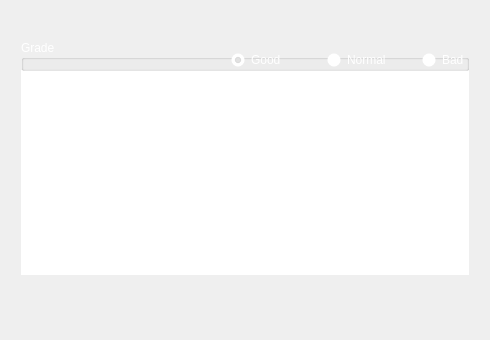
<?xml version="1.0" encoding="UTF-8"?>
<ui version="4.0">
 <class>FinishDialog</class>
 <widget class="QDialog" name="FinishDialog">
  <property name="geometry">
   <rect>
    <x>0</x>
    <y>0</y>
    <width>490</width>
    <height>340</height>
   </rect>
  </property>
  <property name="windowTitle">
   <string>Dialog</string>
  </property>
  <widget class="QTableView" name="tableView">
   <property name="geometry">
    <rect>
     <x>21</x>
     <y>70</y>
     <width>448</width>
     <height>205</height>
    </rect>
   </property>
   <property name="frameShape">
    <enum>QFrame::NoFrame</enum>
   </property>
   <property name="editTriggers">
    <set>QAbstractItemView::NoEditTriggers</set>
   </property>
   <property name="alternatingRowColors">
    <bool>true</bool>
   </property>
   <property name="selectionMode">
    <enum>QAbstractItemView::MultiSelection</enum>
   </property>
   <property name="selectionBehavior">
    <enum>QAbstractItemView::SelectRows</enum>
   </property>
   <property name="showGrid">
    <bool>false</bool>
   </property>
   <property name="gridStyle">
    <enum>Qt::NoPen</enum>
   </property>
   <attribute name="horizontalHeaderVisible">
    <bool>false</bool>
   </attribute>
   <attribute name="horizontalHeaderCascadingSectionResizes">
    <bool>true</bool>
   </attribute>
   <attribute name="horizontalHeaderHighlightSections">
    <bool>false</bool>
   </attribute>
   <attribute name="verticalHeaderVisible">
    <bool>false</bool>
   </attribute>
   <attribute name="verticalHeaderHighlightSections">
    <bool>false</bool>
   </attribute>
  </widget>
  <widget class="QLabel" name="label">
   <property name="geometry">
    <rect>
     <x>20</x>
     <y>20</y>
     <width>450</width>
     <height>311</height>
    </rect>
   </property>
   <property name="palette">
    <palette>
     <active>
      <colorrole role="Highlight">
       <brush brushstyle="SolidPattern">
        <color alpha="255">
         <red>23</red>
         <green>23</green>
         <blue>23</blue>
        </color>
       </brush>
      </colorrole>
     </active>
     <inactive>
      <colorrole role="Highlight">
       <brush brushstyle="SolidPattern">
        <color alpha="255">
         <red>23</red>
         <green>23</green>
         <blue>23</blue>
        </color>
       </brush>
      </colorrole>
     </inactive>
     <disabled>
      <colorrole role="Highlight">
       <brush brushstyle="SolidPattern">
        <color alpha="255">
         <red>51</red>
         <green>153</green>
         <blue>255</blue>
        </color>
       </brush>
      </colorrole>
     </disabled>
    </palette>
   </property>
   <property name="text">
    <string/>
   </property>
   <property name="pixmap">
    <pixmap resource="resources.qrc">:/dialog</pixmap>
   </property>
  </widget>
  <widget class="QGroupBox" name="groupBox">
   <property name="geometry">
    <rect>
     <x>21</x>
     <y>40</y>
     <width>448</width>
     <height>31</height>
    </rect>
   </property>
   <property name="palette">
    <palette>
     <active>
      <colorrole role="WindowText">
       <brush brushstyle="SolidPattern">
        <color alpha="255">
         <red>255</red>
         <green>255</green>
         <blue>255</blue>
        </color>
       </brush>
      </colorrole>
      <colorrole role="Button">
       <brush brushstyle="SolidPattern">
        <color alpha="0">
         <red>240</red>
         <green>240</green>
         <blue>240</blue>
        </color>
       </brush>
      </colorrole>
      <colorrole role="Midlight">
       <brush brushstyle="SolidPattern">
        <color alpha="0">
         <red>227</red>
         <green>227</green>
         <blue>227</blue>
        </color>
       </brush>
      </colorrole>
      <colorrole role="Dark">
       <brush brushstyle="SolidPattern">
        <color alpha="0">
         <red>160</red>
         <green>160</green>
         <blue>160</blue>
        </color>
       </brush>
      </colorrole>
      <colorrole role="Mid">
       <brush brushstyle="SolidPattern">
        <color alpha="0">
         <red>160</red>
         <green>160</green>
         <blue>160</blue>
        </color>
       </brush>
      </colorrole>
      <colorrole role="Text">
       <brush brushstyle="SolidPattern">
        <color alpha="255">
         <red>255</red>
         <green>255</green>
         <blue>255</blue>
        </color>
       </brush>
      </colorrole>
      <colorrole role="ButtonText">
       <brush brushstyle="SolidPattern">
        <color alpha="255">
         <red>255</red>
         <green>255</green>
         <blue>255</blue>
        </color>
       </brush>
      </colorrole>
      <colorrole role="Base">
       <brush brushstyle="SolidPattern">
        <color alpha="255">
         <red>255</red>
         <green>255</green>
         <blue>255</blue>
        </color>
       </brush>
      </colorrole>
      <colorrole role="Window">
       <brush brushstyle="SolidPattern">
        <color alpha="0">
         <red>240</red>
         <green>240</green>
         <blue>240</blue>
        </color>
       </brush>
      </colorrole>
      <colorrole role="Shadow">
       <brush brushstyle="SolidPattern">
        <color alpha="0">
         <red>105</red>
         <green>105</green>
         <blue>105</blue>
        </color>
       </brush>
      </colorrole>
      <colorrole role="AlternateBase">
       <brush brushstyle="SolidPattern">
        <color alpha="0">
         <red>246</red>
         <green>246</green>
         <blue>246</blue>
        </color>
       </brush>
      </colorrole>
      <colorrole role="ToolTipText">
       <brush brushstyle="SolidPattern">
        <color alpha="255">
         <red>255</red>
         <green>255</green>
         <blue>255</blue>
        </color>
       </brush>
      </colorrole>
     </active>
     <inactive>
      <colorrole role="WindowText">
       <brush brushstyle="SolidPattern">
        <color alpha="255">
         <red>255</red>
         <green>255</green>
         <blue>255</blue>
        </color>
       </brush>
      </colorrole>
      <colorrole role="Button">
       <brush brushstyle="SolidPattern">
        <color alpha="0">
         <red>240</red>
         <green>240</green>
         <blue>240</blue>
        </color>
       </brush>
      </colorrole>
      <colorrole role="Midlight">
       <brush brushstyle="SolidPattern">
        <color alpha="0">
         <red>227</red>
         <green>227</green>
         <blue>227</blue>
        </color>
       </brush>
      </colorrole>
      <colorrole role="Dark">
       <brush brushstyle="SolidPattern">
        <color alpha="0">
         <red>160</red>
         <green>160</green>
         <blue>160</blue>
        </color>
       </brush>
      </colorrole>
      <colorrole role="Mid">
       <brush brushstyle="SolidPattern">
        <color alpha="0">
         <red>160</red>
         <green>160</green>
         <blue>160</blue>
        </color>
       </brush>
      </colorrole>
      <colorrole role="Text">
       <brush brushstyle="SolidPattern">
        <color alpha="255">
         <red>255</red>
         <green>255</green>
         <blue>255</blue>
        </color>
       </brush>
      </colorrole>
      <colorrole role="ButtonText">
       <brush brushstyle="SolidPattern">
        <color alpha="255">
         <red>255</red>
         <green>255</green>
         <blue>255</blue>
        </color>
       </brush>
      </colorrole>
      <colorrole role="Base">
       <brush brushstyle="SolidPattern">
        <color alpha="255">
         <red>255</red>
         <green>255</green>
         <blue>255</blue>
        </color>
       </brush>
      </colorrole>
      <colorrole role="Window">
       <brush brushstyle="SolidPattern">
        <color alpha="0">
         <red>240</red>
         <green>240</green>
         <blue>240</blue>
        </color>
       </brush>
      </colorrole>
      <colorrole role="Shadow">
       <brush brushstyle="SolidPattern">
        <color alpha="0">
         <red>105</red>
         <green>105</green>
         <blue>105</blue>
        </color>
       </brush>
      </colorrole>
      <colorrole role="AlternateBase">
       <brush brushstyle="SolidPattern">
        <color alpha="0">
         <red>246</red>
         <green>246</green>
         <blue>246</blue>
        </color>
       </brush>
      </colorrole>
      <colorrole role="ToolTipText">
       <brush brushstyle="SolidPattern">
        <color alpha="255">
         <red>255</red>
         <green>255</green>
         <blue>255</blue>
        </color>
       </brush>
      </colorrole>
     </inactive>
     <disabled>
      <colorrole role="WindowText">
       <brush brushstyle="SolidPattern">
        <color alpha="0">
         <red>160</red>
         <green>160</green>
         <blue>160</blue>
        </color>
       </brush>
      </colorrole>
      <colorrole role="Button">
       <brush brushstyle="SolidPattern">
        <color alpha="0">
         <red>240</red>
         <green>240</green>
         <blue>240</blue>
        </color>
       </brush>
      </colorrole>
      <colorrole role="Midlight">
       <brush brushstyle="SolidPattern">
        <color alpha="0">
         <red>227</red>
         <green>227</green>
         <blue>227</blue>
        </color>
       </brush>
      </colorrole>
      <colorrole role="Dark">
       <brush brushstyle="SolidPattern">
        <color alpha="0">
         <red>160</red>
         <green>160</green>
         <blue>160</blue>
        </color>
       </brush>
      </colorrole>
      <colorrole role="Mid">
       <brush brushstyle="SolidPattern">
        <color alpha="0">
         <red>160</red>
         <green>160</green>
         <blue>160</blue>
        </color>
       </brush>
      </colorrole>
      <colorrole role="Text">
       <brush brushstyle="SolidPattern">
        <color alpha="0">
         <red>160</red>
         <green>160</green>
         <blue>160</blue>
        </color>
       </brush>
      </colorrole>
      <colorrole role="ButtonText">
       <brush brushstyle="SolidPattern">
        <color alpha="0">
         <red>160</red>
         <green>160</green>
         <blue>160</blue>
        </color>
       </brush>
      </colorrole>
      <colorrole role="Base">
       <brush brushstyle="SolidPattern">
        <color alpha="0">
         <red>240</red>
         <green>240</green>
         <blue>240</blue>
        </color>
       </brush>
      </colorrole>
      <colorrole role="Window">
       <brush brushstyle="SolidPattern">
        <color alpha="0">
         <red>240</red>
         <green>240</green>
         <blue>240</blue>
        </color>
       </brush>
      </colorrole>
      <colorrole role="Shadow">
       <brush brushstyle="SolidPattern">
        <color alpha="0">
         <red>105</red>
         <green>105</green>
         <blue>105</blue>
        </color>
       </brush>
      </colorrole>
      <colorrole role="AlternateBase">
       <brush brushstyle="SolidPattern">
        <color alpha="0">
         <red>246</red>
         <green>246</green>
         <blue>246</blue>
        </color>
       </brush>
      </colorrole>
      <colorrole role="ToolTipText">
       <brush brushstyle="SolidPattern">
        <color alpha="255">
         <red>255</red>
         <green>255</green>
         <blue>255</blue>
        </color>
       </brush>
      </colorrole>
     </disabled>
    </palette>
   </property>
   <property name="title">
    <string>Grade</string>
   </property>
   <widget class="QWidget" name="horizontalLayoutWidget">
    <property name="geometry">
     <rect>
      <x>210</x>
      <y>10</y>
      <width>281</width>
      <height>21</height>
     </rect>
    </property>
    <layout class="QHBoxLayout" name="horizontalLayout">
     <item>
      <widget class="QRadioButton" name="radioButton">
       <property name="text">
        <string>Good</string>
       </property>
       <property name="checked">
        <bool>true</bool>
       </property>
      </widget>
     </item>
     <item>
      <widget class="QRadioButton" name="radioButton_2">
       <property name="text">
        <string>Normal</string>
       </property>
      </widget>
     </item>
     <item>
      <widget class="QRadioButton" name="radioButton_3">
       <property name="text">
        <string>Bad</string>
       </property>
      </widget>
     </item>
    </layout>
   </widget>
  </widget>
  <zorder>label</zorder>
  <zorder>tableView</zorder>
  <zorder>groupBox</zorder>
 </widget>
 <resources>
  <include location="resources.qrc"/>
 </resources>
 <connections/>
</ui>
